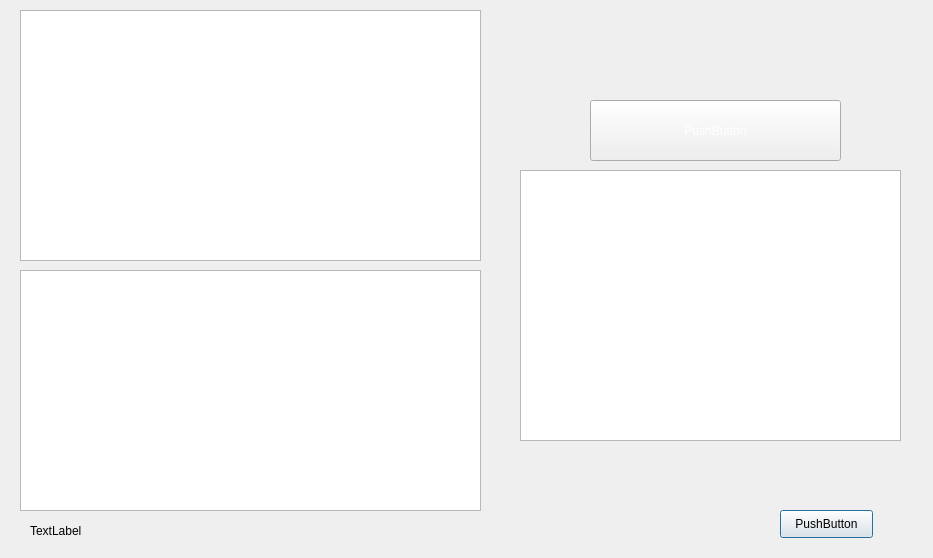
<?xml version="1.0" encoding="UTF-8"?>
<ui version="4.0">
 <class>vitaminD</class>
 <widget class="QDialog" name="vitaminD">
  <property name="geometry">
   <rect>
    <x>0</x>
    <y>0</y>
    <width>933</width>
    <height>558</height>
   </rect>
  </property>
  <property name="windowTitle">
   <string>Vitamin D</string>
  </property>
  <widget class="QPushButton" name="pushButton">
   <property name="geometry">
    <rect>
     <x>780</x>
     <y>510</y>
     <width>93</width>
     <height>28</height>
    </rect>
   </property>
   <property name="styleSheet">
    <string notr="true">background-image: url(:/img/img/orangeButton2.jpg);</string>
   </property>
   <property name="text">
    <string>PushButton</string>
   </property>
  </widget>
  <widget class="QPlainTextEdit" name="plainTextEdit">
   <property name="geometry">
    <rect>
     <x>20</x>
     <y>10</y>
     <width>461</width>
     <height>251</height>
    </rect>
   </property>
   <property name="styleSheet">
    <string notr="true">font: 16pt &quot;MS Shell Dlg 2&quot;;</string>
   </property>
   <property name="plainText">
    <string/>
   </property>
  </widget>
  <widget class="QPlainTextEdit" name="plainTextEdit_2">
   <property name="geometry">
    <rect>
     <x>20</x>
     <y>270</y>
     <width>461</width>
     <height>241</height>
    </rect>
   </property>
   <property name="styleSheet">
    <string notr="true">font: 16pt &quot;MS Shell Dlg 2&quot;;</string>
   </property>
   <property name="plainText">
    <string/>
   </property>
  </widget>
  <widget class="QPlainTextEdit" name="plainTextEdit_3">
   <property name="geometry">
    <rect>
     <x>520</x>
     <y>170</y>
     <width>381</width>
     <height>271</height>
    </rect>
   </property>
   <property name="styleSheet">
    <string notr="true">font: 10pt &quot;MS Shell Dlg 2&quot;;</string>
   </property>
   <property name="plainText">
    <string/>
   </property>
  </widget>
  <widget class="QPushButton" name="pushButton_2">
   <property name="geometry">
    <rect>
     <x>590</x>
     <y>100</y>
     <width>251</width>
     <height>61</height>
    </rect>
   </property>
   <property name="styleSheet">
    <string notr="true">font: 75 16pt &quot;MS Shell Dlg 2&quot;;
color: rgb(255, 255, 255);
background-image: url(:/img/img/buttons3.jpg);</string>
   </property>
   <property name="text">
    <string>PushButton</string>
   </property>
  </widget>
  <widget class="QLabel" name="label">
   <property name="geometry">
    <rect>
     <x>30</x>
     <y>510</y>
     <width>271</width>
     <height>41</height>
    </rect>
   </property>
   <property name="styleSheet">
    <string notr="true">font: 75 12pt &quot;MS Shell Dlg 2&quot;;</string>
   </property>
   <property name="text">
    <string>TextLabel</string>
   </property>
  </widget>
 </widget>
 <resources/>
 <connections/>
</ui>
